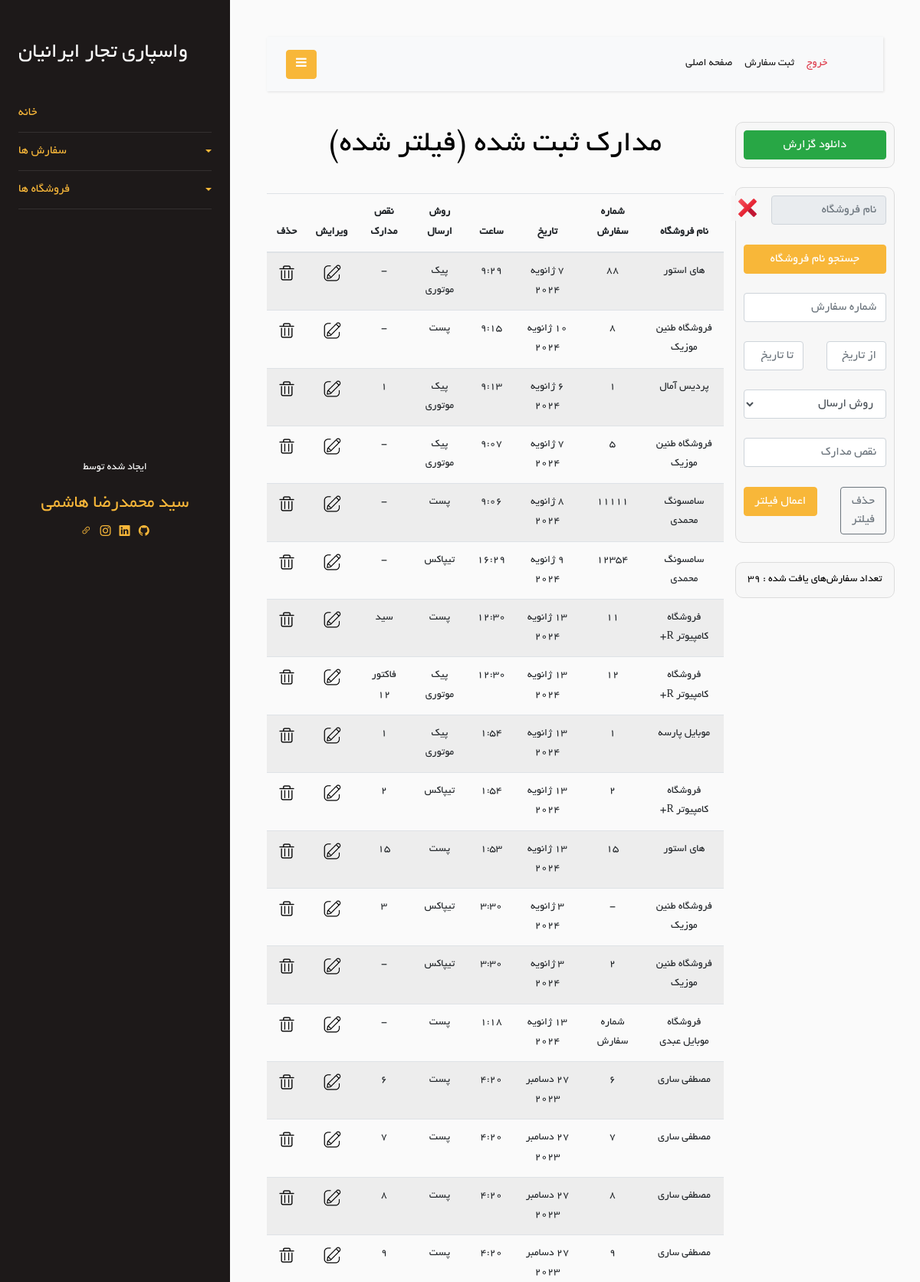
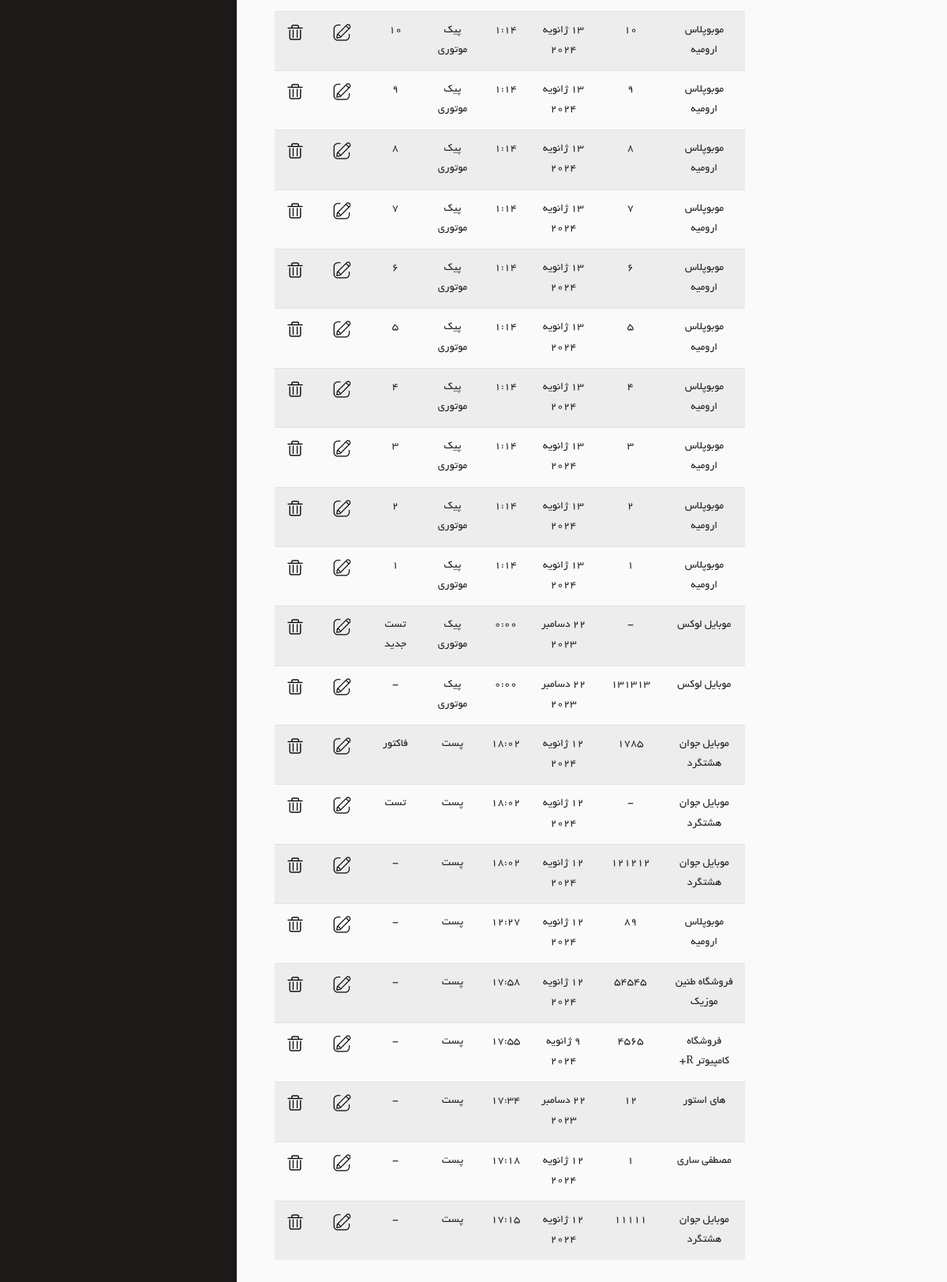
Page /Order/filter_orders (signed in) on the committed database (2 pictures, top to bottom).
### Order/models.py (models this page shows)
class Order(models.Model):
    store = models.ForeignKey(Store, on_delete=models.CASCADE)
    order_number = models.TextField(blank=True, null=True)
    shipping_method = models.ForeignKey(ShippingMethod, on_delete=models.CASCADE, null=True, blank=True)
    date = models.DateField(null=True, blank=True)
    time = models.TimeField(null=True, blank=True)
    document_defects = models.CharField(max_length=200, blank=True, null=True)
    is_delete = models.BooleanField(default=False)
    class Meta:
        verbose_name = "Order"

class ShippingMethod(models.Model):
    en_name = models.CharField(max_length=20)
    fa_name = models.CharField(max_length=20)
    def __str__(self):
        return self.fa_name
    class Meta:
        verbose_name = "Shipping Method"
    class Meta:
        verbose_name = 'Shipping Method'

### Store/models.py (models this page shows, shortened)
class Store(models.Model):
    store_name = models.CharField(max_length=100)
    is_active = models.BooleanField(default=True)
    is_delete = models.BooleanField(default=False)
    class Meta:
        db_table = 'Store'

### Order/views.py (the view)
# urls.py: path('filter_orders', views.filter_orders, name='filter_orders'),
@login_required
def filter_orders(request: HttpRequest):
    is_filter = True
    filter_order = filterOrderForm(request.POST)
    stores = Store.objects.all()
    if filter_order.is_valid():
        store_name = filter_order.cleaned_data.get('store_name')
        order_number = filter_order.cleaned_data['order_number']
        from_date = filter_order.cleaned_data['from_date']
        if from_date != '':
            from_date = jalali_to_gregorian(from_date)
        to_date = filter_order.cleaned_data['to_date']
        if to_date != '':
            to_date = jalali_to_gregorian(to_date)
        shipping_method = filter_order.cleaned_data['shipping_method']
        document_defects = filter_order.cleaned_data['document_defects']
        orders = Order.objects.filter(
            Q(is_delete=False),
            Q(store_id=store_name) if store_name else Q(),
            Q(order_number=order_number) if order_number else Q(),
            Q(date__gte=from_date) if from_date else Q(),
            Q(date__lte=to_date) if to_date else Q(),
            Q(shipping_method=shipping_method) if shipping_method else Q(),
            Q(document_defects__contains=document_defects) if document_defects else Q(),
        ).order_by('-id')
        orders_len = len(orders)
        context = {
            'orders': orders,
            'FilterOrderForm': filter_order,
            'stores': stores,
            'is_filter': is_filter,
            'store_name': store_name,
            'order_number': order_number,
            'from_date': from_date,
            'to_date': to_date,
            'shipping_method': shipping_method,
            'document_defects': document_defects,
            'orders_len': orders_len,
        }
        return render(request, 'Order/show-orders.html', context)

### Order/templates/Order/show-orders.html (shortened to what this page needs)
{% extends 'base/layout.html' %}
{% load static %}
{% load jformat %}
{% block header-link %}
    <link rel="stylesheet" href="{% static 'css/Order/show-orders.css' %}"/>
{% endblock %}
{% block mian %}
    <div class="row">
        <div class="col-md-3 text-center">
            {% if is_filter %}
                <div class="row">
                    <div class="col-12 action_box">
                        <form action="{% url 'export_to_excel' %}" method="post">
                            <button type="submit" class="btn btn-success" style="width: 100%">دانلود گزارش</button>
                        </form>
                    </div>
                </div>
            {% endif %}
            <br/>
            <div class="row">
                <div class="col-12 action_box">
                    <form method="post" action="{% url 'filter_orders' %}">
                        <div class="row">
                            <div class="col-10">
                                <input type="text" placeholder="نام فروشگاه" class="form-control" readonly
                                       id="fake_store_id_input" required>
                            </div>
                            <div class="col-2">
                                <button type="button" onclick="remove_from_input()" id="remove-btn">
                                    <img id="remove-icon" src="{% static 'icon/icons8-delete-48.png' %}">
                                </button>
                            </div>
                        </div>
                        <br/>
                        <div class="row">
                            <div class="col-12">
                                <button type="button" onclick="show_stores()" class="btn btn-primary" id="search-btn"
                                        style="width: 100%">
                                    جستجو نام فروشگاه
                                </button>
                            </div>
                        </div>
                        <br/>
                        <div class="row">
                            <div class="col-12">
                                {{ FilterOrderForm.order_number }}
                            </div>
                        </div>
                        <br/>
                        <div class="row">
                            <div class="col-6">
                                {{ FilterOrderForm.from_date }}
                            </div>
                            <div class="col-6">
                                {{ FilterOrderForm.to_date }}
                            </div>
                        </div>
                        <br/>
                        <div class="row">
                            <div class="col-12">
                                {{ FilterOrderForm.shipping_method }}
                            </div>
                        </div>
                        <br/>
                        <div class="row">
                            <div class="col-12">
                                {{ FilterOrderForm.document_defects }}
                            </div>
                        </div>
                        <br/>
                        <div class="row">
                            <div class="col-5">
                                <a class="btn btn-outline-secondary" href="{% url 'show-orders' %}" style="width: 100%">حذف
                                    فیلتر</a>
                            </div>
                            <div class="col-7">
                                <button class="btn btn-primary" type="submit" style="width: 100%">اعمال فیلتر</button>
                            </div>
                        </div>
                    </form>
                </div>
            </div>
            <br/>
            <div class="row">
                <div class="col-12 action_box">
                    <p style="margin: 0; color: black">تعداد سفارش‌های یافت شده : {{ orders_len }}</p>
                </div>
            </div>
            <br/>
            <br/>
        </div>
        <div class="col-md-9 text-center">
            <h1>مدارک ثبت شده{% if is_filter %} (فیلتر شده) {% endif %}</h1>
            <br/>
            <div class="row">
                <div class="col-12">
                    <div class="table-responsive">
                        <table class="table table-striped">
                            <thead>
                            <tr>
                                <th>نام فروشگاه</th>
                                <th>شماره سفارش</th>
                                <th>تاریخ</th>
                                <th>ساعت</th>
                                <th>روش ارسال</th>
                                <th>نقص مدارک</th>
                                <th>ویرایش</th>
                                <th>حذف</th>
                            </tr>
                            </thead>
                            <tbody>
                            {% for order in orders %}
                                <tr>
                                    <td>{{ order.store.store_name }}</td>
                                    {% if order.order_number %}
                                        <td>{{ order.order_number }}</td>
                                    {% else %}
                                        <td>-</td>
                                    {% endif %}
                                    <td>
                                        {{ order.date|jformat:"%d / %m / %Y" }}
                                    </td>
                                    <td>{{ order.time }}</td>
                                    <td>{{ order.shipping_method }}</td>
                                    {% if order.document_defects %}
                                        <td>{{ order.document_defects }}</td>
                                    {% else %}
                                        <td>-</td>
                                    {% endif %}
                                    <td>
                                        <a href="{% url 'update_order' order_id=order.id %}">
                                            <img class="icon" src="{% static 'Order/image/edit-icon.png' %}"/>
                                        </a>
                                    </td>
                                    <td>
                                        <a href="{% url 'delete_order' order_id=order.id %}" onclick="confirmDelete(event)">
                                            <img class="icon" src="{% static 'Order/image/delete-icon.png' %}"/>
                                        </a>
                                    </td>
                                </tr>
                            {% endfor %}
                            </tbody>
                        </table>
                    </div>
                </div>
            </div>
        </div>
    </div>
{% endblock %}

### Order/static/css/Order/show-orders.css (style rules this page uses)
.action_box { background-color: rgba(248, 248, 248, 0.89); padding: 10px; border-radius: 10px; border:1px solid gainsboro ; }
.icon { width: 28px; }
#remove-btn { border: none; background-color: rgba(248, 248, 248, 0.89); margin-right: -20px; }
#remove-icon { width: 30px; }
form { direction: rtl; }

### rows in the picture
Order: store.store_name "های استور", order_number "88", date|jformat "7 ژانویه 2024", time "9:29", shipping_method "پیک موتوری"
Order: store.store_name "فروشگاه طنین موزیک", order_number "8", date|jformat "10 ژانویه 2024", time "9:15", shipping_method "پست"
Order: store.store_name "پردیس آمال", order_number "1", date|jformat "6 ژانویه 2024", time "9:13", shipping_method "پیک موتوری", document_defects "1"
Order: store.store_name "فروشگاه طنین موزیک", order_number "5", date|jformat "7 ژانویه 2024", time "9:07", shipping_method "پیک موتوری"
Order: store.store_name "سامسونگ محمدی", order_number "11111", date|jformat "8 ژانویه 2024", time "9:06", shipping_method "پست"
Order: store.store_name "سامسونگ محمدی", order_number "12354", date|jformat "9 ژانویه 2024", time "16:29", shipping_method "تیپاکس"
Order: store.store_name "فروشگاه کامپیوتر R+", order_number "11", date|jformat "13 ژانویه 2024", time "12:30", shipping_method "پست", document_defects "سید"
Order: store.store_name "فروشگاه کامپیوتر R+", order_number "12", date|jformat "13 ژانویه 2024", time "12:30", shipping_method "پیک موتوری", document_defects "فاکتور ۱۲"
Order: store.store_name "موبایل پارسه", order_number "1", date|jformat "13 ژانویه 2024", time "1:54", shipping_method "پیک موتوری", document_defects "1"
Order: store.store_name "فروشگاه کامپیوتر R+", order_number "2", date|jformat "13 ژانویه 2024", time "1:54", shipping_method "تیپاکس", document_defects "2"
Order: store.store_name "های استور", order_number "15", date|jformat "13 ژانویه 2024", time "1:53", shipping_method "پست", document_defects "15"
Order: store.store_name "فروشگاه طنین موزیک", date|jformat "3 ژانویه 2024", time "3:30", shipping_method "تیپاکس", document_defects "3"
Order: store.store_name "فروشگاه طنین موزیک", order_number "2", date|jformat "3 ژانویه 2024", time "3:30", shipping_method "تیپاکس"
Order: store.store_name "فروشگاه موبایل عبدی", order_number "شماره سفارش", date|jformat "13 ژانویه 2024", time "1:18", shipping_method "پست"
Order: store.store_name "مصطفی ساری", order_number "6", date|jformat "27 دسامبر 2023", time "4:20", shipping_method "پست", document_defects "6"
Order: store.store_name "مصطفی ساری", order_number "7", date|jformat "27 دسامبر 2023", time "4:20", shipping_method "پست", document_defects "7"
Order: store.store_name "مصطفی ساری", order_number "8", date|jformat "27 دسامبر 2023", time "4:20", shipping_method "پست", document_defects "8"
Order: store.store_name "مصطفی ساری", order_number "9", date|jformat "27 دسامبر 2023", time "4:20", shipping_method "پست", document_defects "9"
Order: store.store_name "موبوپلاس ارومیه", order_number "10", date|jformat "13 ژانویه 2024", time "1:14", shipping_method "پیک موتوری", document_defects "10"
Order: store.store_name "موبوپلاس ارومیه", order_number "9", date|jformat "13 ژانویه 2024", time "1:14", shipping_method "پیک موتوری", document_defects "9"
Order: store.store_name "موبوپلاس ارومیه", order_number "8", date|jformat "13 ژانویه 2024", time "1:14", shipping_method "پیک موتوری", document_defects "8"
Order: store.store_name "موبوپلاس ارومیه", order_number "7", date|jformat "13 ژانویه 2024", time "1:14", shipping_method "پیک موتوری", document_defects "7"
Order: store.store_name "موبوپلاس ارومیه", order_number "6", date|jformat "13 ژانویه 2024", time "1:14", shipping_method "پیک موتوری", document_defects "6"
Order: store.store_name "موبوپلاس ارومیه", order_number "5", date|jformat "13 ژانویه 2024", time "1:14", shipping_method "پیک موتوری", document_defects "5"
Order: store.store_name "موبوپلاس ارومیه", order_number "4", date|jformat "13 ژانویه 2024", time "1:14", shipping_method "پیک موتوری", document_defects "4"
Order: store.store_name "موبوپلاس ارومیه", order_number "3", date|jformat "13 ژانویه 2024", time "1:14", shipping_method "پیک موتوری", document_defects "3"
Order: store.store_name "موبوپلاس ارومیه", order_number "2", date|jformat "13 ژانویه 2024", time "1:14", shipping_method "پیک موتوری", document_defects "2"
Order: store.store_name "موبوپلاس ارومیه", order_number "1", date|jformat "13 ژانویه 2024", time "1:14", shipping_method "پیک موتوری", document_defects "1"
Order: store.store_name "موبایل لوکس", date|jformat "22 دسامبر 2023", time "0:00", shipping_method "پیک موتوری", document_defects "تست جدید"
Order: store.store_name "موبایل لوکس", order_number "131313", date|jformat "22 دسامبر 2023", time "0:00", shipping_method "پیک موتوری"
Order: store.store_name "موبایل جوان هشتگرد", order_number "1785", date|jformat "12 ژانویه 2024", time "18:02", shipping_method "پست", document_defects "فاکتور"
Order: store.store_name "موبایل جوان هشتگرد", date|jformat "12 ژانویه 2024", time "18:02", shipping_method "پست", document_defects "تست"
Order: store.store_name "موبایل جوان هشتگرد", order_number "121212", date|jformat "12 ژانویه 2024", time "18:02", shipping_method "پست"
Order: store.store_name "موبوپلاس ارومیه", order_number "89", date|jformat "12 ژانویه 2024", time "12:27", shipping_method "پست"
Order: store.store_name "فروشگاه طنین موزیک", order_number "54545", date|jformat "12 ژانویه 2024", time "17:58", shipping_method "پست"
Order: store.store_name "فروشگاه کامپیوتر R+", order_number "4565", date|jformat "9 ژانویه 2024", time "17:55", shipping_method "پست"
Order: store.store_name "های استور", order_number "12", date|jformat "22 دسامبر 2023", time "17:34", shipping_method "پست"
Order: store.store_name "مصطفی ساری", order_number "1", date|jformat "12 ژانویه 2024", time "17:18", shipping_method "پست"
Order: store.store_name "موبایل جوان هشتگرد", order_number "11111", date|jformat "12 ژانویه 2024", time "17:15", shipping_method "پست"

### other values in the picture
{{ orders_len }} "39"
